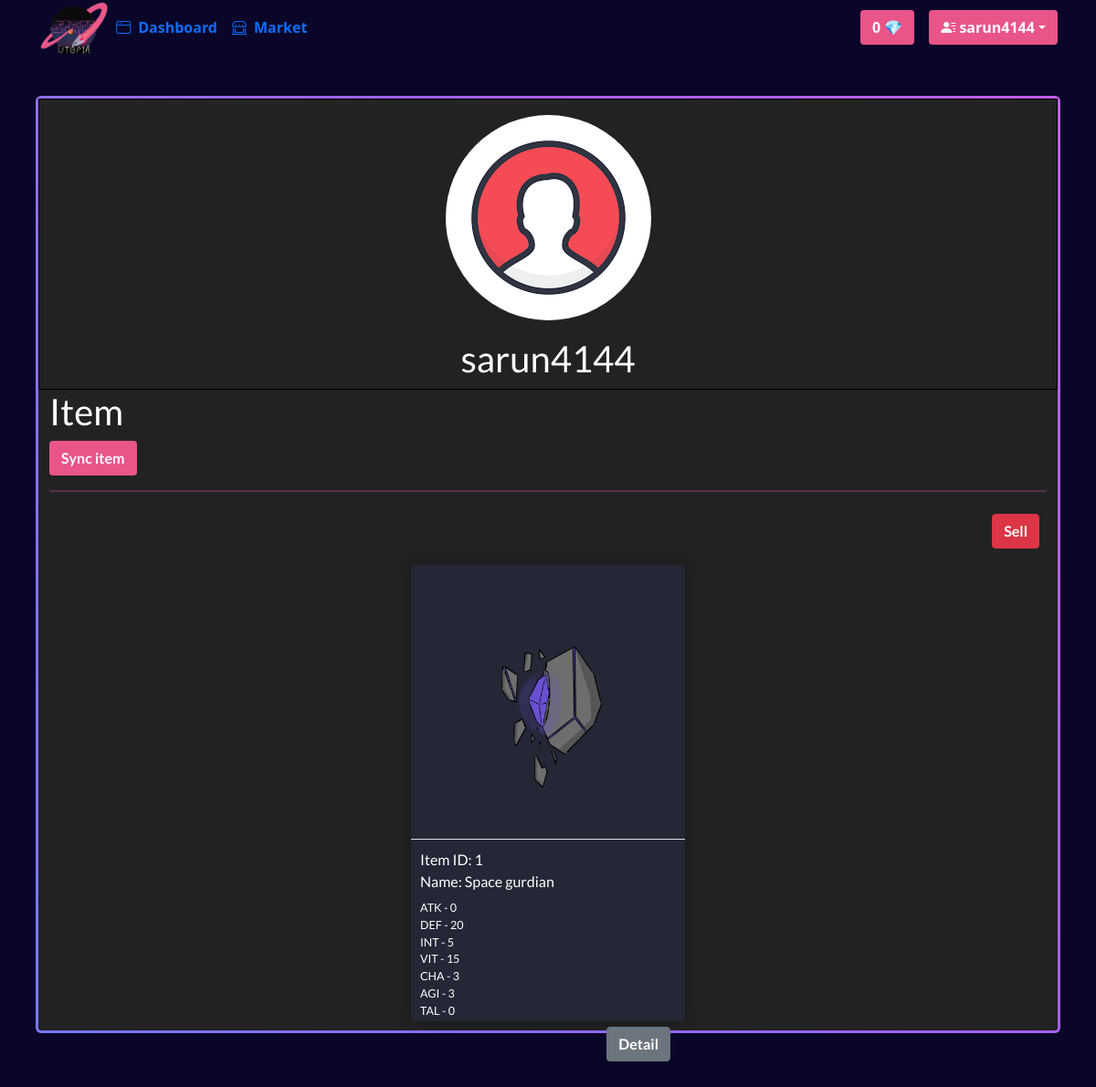
The page /Profile.php (signed in) on the database as committed earlier.
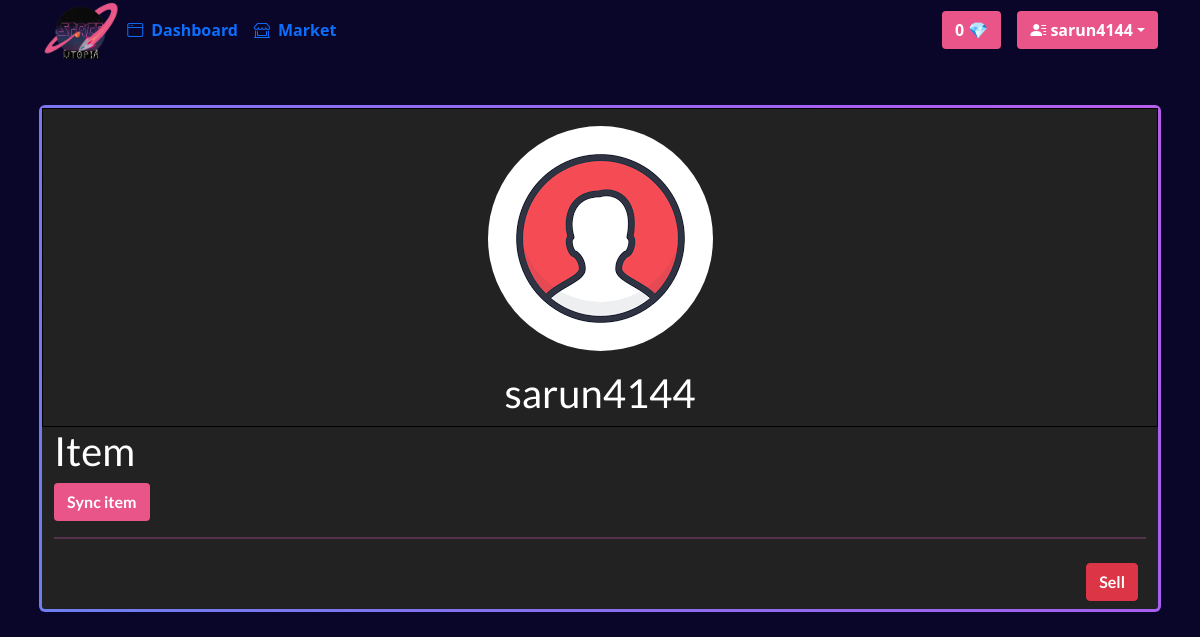
The same page on the database as committed later.
### tables this page shows
CREATE TABLE `user` (
  `ID` int(200) NOT NULL,
  `Username` varchar(50) NOT NULL,
  `Pass` varchar(50) NOT NULL,
  `Email` text NOT NULL,
  `role` enum('A','M') NOT NULL DEFAULT 'M',
  `Gem` double NOT NULL DEFAULT 0
);

CREATE TABLE `item` (
  `Id_Item` int(200) NOT NULL,
  `Name` varchar(50) NOT NULL DEFAULT 'Item_Null',
  `Atk` int(99) NOT NULL DEFAULT 0,
  `Def` int(99) NOT NULL DEFAULT 0,
  `Int` int(99) NOT NULL DEFAULT 0,
  `Vit` int(99) NOT NULL DEFAULT 0,
  `Cha` int(99) NOT NULL DEFAULT 0,
  `Agi` int(99) NOT NULL DEFAULT 0,
  `Tal` int(99) NOT NULL DEFAULT 0,
  `Img` mediumblob DEFAULT NULL,
  `Hold_or_Sell` enum('H','S') NOT NULL DEFAULT 'H',
  `Category_Id` int(200) NOT NULL,
  `Rarity_Id` int(200) NOT NULL,
  `User_Id` int(200) NOT NULL DEFAULT 0
);

### Profile.php (the view, shortened to what this page needs)
<!DOCTYPE html>
<html lang="en">
<head>
    <link href="https://cdn.jsdelivr.net/npm/bootstrap@5.1.0/dist/css/bootstrap.min.css" rel="stylesheet">
    <link rel="stylesheet" href="https://cdn.jsdelivr.net/npm/bootstrap-icons@1.5.0/font/bootstrap-icons.css">
    <link rel="stylesheet" href="https://cdnjs.cloudflare.com/ajax/libs/meyer-reset/2.0/reset.min.css">
    <link rel="stylesheet" href="Card1.css">
  </head>
<body style="background-color: #222">
  <div class="container">
    <?php
    include 'navbar.php';
    ?>
      <div class="gradient-border mt-5 ">
        <table class="center">
          <tr>
            <td colspan="2">
              <div class="align-items-center"><img src="User-icon.png" alt="profile" class="headshot-2 wide-100px mt-3" ></div>
            </td>
          </tr>
          <tr>
           <td colspan="2" style="text-align: center;">
              <div class="mt-3 h1">
                                <?php
                                    $conn=new PDO("mysql:host=localhost;dbname=spaceutopia;charset=utf8","root","");
                                    $sql="SELECT * FROM user WHERE Username='$_SESSION[Username]'";
                                    $result=$conn->query($sql);
                                    while($row=$result->fetch()){
                                        echo $row['Username'];
                                }
                                ?>
              </div>
            </td>
          </tr>
        </table>
        <div class="container">
            <div class="nav">
                <div class="h1 col-11">Item</div>
                <div class="text-end"><button class=" btn text-white fw-bold" style="background-color:#E95589"  data-bs-target="#sync" data-bs-toggle="modal">Sync item</button></div>
        </div>
        <hr class="new1">
        <div class="text-end">
            <button class=" btn btn-danger text-white fw-bold me-2 mt-2 mb-2" data-bs-target="#sell" data-bs-toggle="modal">Sell</button></div>
        <div class="wrap">
                    <?php
                        $conn=new PDO("mysql:host=localhost;dbname=spaceutopia;charset=utf8","root","");
                        $sql="SELECT * FROM item WHERE User_Id = $_SESSION[UserID] ";
                        $result =  $conn -> query($sql);
                        while($row=$result->fetch()){
                            $hos=$row[10];
                            echo "<div class='box' style='background-color: #242736'>
                            <div class='border-bottom'>
                                <img src='Stone.png' alt='Item' style='width: 300px;'>
                            </div>
                            <div style='text-align: left; margin-left: 10px; margin-top: 10px;'>";
                            echo "Item ID: ".$row[0]."<br> Name: ".$row[1]."<div class='mt-2' style='font-size: 12.5px;'>ATK - ".$row[2]."<br> DEF - ".$row[3]."<br> INT - ".$row[4]."<br> VIT - ".$row[5]."<br> CHA - ".$row[6]."<br> AGI - ".$row[7]."<br> TAL - ".$row[8]."</div>";
                            if($hos==='S'){
                            echo "<a href='buyitem.php?item_id=$row[0]'>
                                                    <div class='text-end me-3'>
                                                        <button class='btn btn-danger text-white fw-bold mt-2' '  data-bs-target='#cancel' data-bs-toggle='modal'>
                                                            Cancel
                                                        </button>
                                                    </div>
                                                </a>";
                            }else
                            echo "<a href='buyitem.php?item_id=$row[0]'>
                                                    <div class='text-end me-3'>
                                                        <button class='btn btn-secondary text-white fw-bold mt-2' '  data-bs-target='#cancel' data-bs-toggle='modal'>
                                                            Detail
                                                        </button>
                                                    </div>
                                                </a>";
                            echo "</div></div>";
                        }
                    ?>
            </div>
        </div>
      </div>
  </div>
</body>
</html>

### navbar.php (shortened to what this page needs)
<link rel="stylesheet" href="BG.css">
<header>
<?php
    if(!isset($_SESSION["id"])){
?>
      <div class="d-flex flex-wrap align-items-center justify-content-center justify-content-lg-start">
        <a href="Star.php"><img src="Logo.png" width="auto" height="60px"></a>
        <ul class="nav col-12 col-lg-auto me-lg-auto mb-2 justify-content-center mb-md-0">
          <li><a href="Log.php" class="White nav-link px-2 fw-bolder" title="DashBoard"><i class="bi bi-window me-2"></i>Dashboard</a></li>
          <li><a href="marketplace.php?name=All" class="White nav-link px-2 fw-bolder" title="Market"><i class="bi bi-shop-window me-2"></i>Market</a></li>
        </ul>
        <a href="login.php">
          <div div class="text-end">
            <button type="button" class="btn text-white fw-bold" style="background-color:#E95589">Login</button>
          </div>
        </a>
      </div>
<?php
    }else{
?>
<div class="d-flex flex-wrap align-items-center justify-content-center justify-content-lg-start">
        <a href="Star.php"><img src="Logo.png" width="auto" height="60px"></a>
        <ul class="nav col-12 col-lg-auto me-lg-auto mb-2 justify-content-center mb-md-0">
          <li><a href="Log.php" class="White nav-link px-2 fw-bolder" title="DashBoard"><i class="bi bi-window me-2"></i>Dashboard</a></li>
          <li><a href="marketplace.php?name=All" class="White nav-link px-2 fw-bolder" title="Market"><i class="bi bi-shop-window me-2"></i>Market</a></li>
        </ul>
        <form class="col-12 text-center col-lg-auto mb-3 mb-lg-0 me-lg-3 text-info">
        <button type="button" class="btn text-white fw-bold" style="background-color:#E95589">
            <?php
              $conn=new PDO("mysql:host=localhost;dbname=spaceutopia;charset=utf8","root","");
              $sql="SELECT * FROM user WHERE Username='$_SESSION[Username]'";
              $result=$conn->query($sql);
              while($row=$result->fetch()){
                echo $row['Gem']." 💎";
              }
            ?>
          </button>
        </form>
        <div div class="text-end">
        <ul class="navbar-nav">
            <li class="nav-item">
              <div class="dropdown">
                <button type="button" class="btn text-white fw-bold dropdown-toggle" style="background-color:#E95589"
                  id="dropdownMenuButton1" data-bs-toggle="dropdown" aria-expanded="false"><i class="bi bi-person-lines-fill"></i>&nbsp;<?php  echo $_SESSION["Username"]?></button>
              </div>
            </li>
        </ul>
          </div>
      </div>
      <?php
        }
      ?>
  </header>

### BG.css (style rules this page uses)
body { height: 220em; background: linear-gradient(to bottom, #090629 39%, #291c92 80%, #e95589 100%); overflow: auto; }
.center { display: flex; align-items: center; justify-content: center; flex-direction: column; perspective: 700px; font-size: clamp(10px, 2vw, 20px); }

### Profile.php (style rules this page uses)
img { display: block; margin-left: auto; margin-right: auto; }
.h1 { font-size: 40px; }
hr.new1 { border: 1px solid #f25fd0; }
.center { margin-left: auto; margin-right: auto; }
table, th, td { border: 1px solid black; border-collapse: collapse; }
button { background: #a65ff2; color: whitesmoke; font-size: 12px; margin-top: 30px; font-weight: bold; padding: 8px 20px; }
.gradient-border { --border-width: 3px; position: relative; justify-content: center; align-items: center; font-family: Lato, sans-serif; color: white; background: #222; border-radius: var(--border-width); }
.gradient-border::after { position: absolute; content: ""; top: calc(-1 * var(--border-width)); left: calc(-1 * var(--border-width)); z-index: -1; width: calc(100% + var(--border-width) * 2); height: calc(100% + var(--border-width) * 2); background: linear-gradient(60deg, #5f86f2, #a65ff2, #f25fd0, #f25f61); background-size: 300% 300%; background-position: 0 50%; border-radius: calc(2 * var(--border-width)); animation: moveGradient 4s alternate infinite; }
.headshot-2 { border-radius: 50%; margin-left: auto; margin-right: auto; }

### Card1.css (style rules this page uses)
.wrap { display: -webkit-box; display: -ms-flexbox; display: flex; -ms-flex-wrap: wrap; flex-wrap: wrap; -webkit-box-pack: center; -ms-flex-pack: center; justify-content: center; -webkit-box-align: center; -ms-flex-align: center; align-items: center; -webkit-box-orient: horizontal; -webkit-box-direction: normal; -ms-flex-direction: row; flex-direction: row; }
.box { margin: 10px; width: 300px; height: 500px; text-align: center; font-family: Lato, sans-serif; color: white; border-radius: 5px; -webkit-transition: 200ms ease-in-out; -o-transition: 200ms ease-in-out; transition: 200ms ease-in-out; -webkit-box-shadow: 0 0 15px rgba(0,0,0,0.3); box-shadow: 0 0 15px rgba(0,0,0,0.3); }

Rows that differ between the two databases and show on the page:
no longer on this page (row edited): item: Id_Item "1", Name "Space gurdian", Atk "0", Def "20", Int "5", Vit "15", Cha "3", Agi "3", Tal "0"
